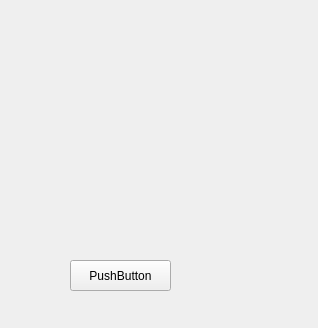
<?xml version="1.0" encoding="UTF-8"?>
<ui version="4.0">
 <class>Widget</class>
 <widget class="QWidget" name="Widget">
  <property name="geometry">
   <rect>
    <x>0</x>
    <y>0</y>
    <width>318</width>
    <height>328</height>
   </rect>
  </property>
  <property name="windowTitle">
   <string>Widget</string>
  </property>
  <widget class="QPushButton" name="pushButton">
   <property name="geometry">
    <rect>
     <x>70</x>
     <y>260</y>
     <width>101</width>
     <height>31</height>
    </rect>
   </property>
   <property name="text">
    <string>PushButton</string>
   </property>
  </widget>
 </widget>
 <layoutdefault spacing="6" margin="11"/>
 <resources/>
 <connections/>
</ui>
